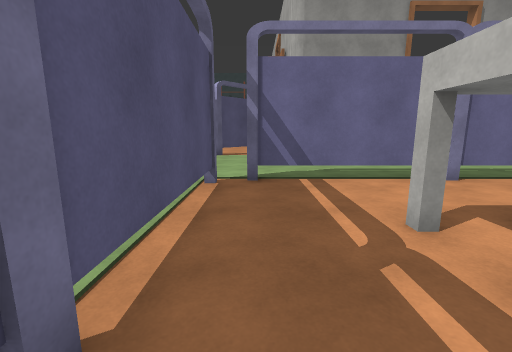
[1] (above)

20 first-person views from a walk through a scene from a Unity 3-D project. The camera is 1.4 m above the floor, tilts 10° down and sees 90° across. Doors are open. The floor is counted in squares, 1 m on a side. Each view is taken from the middle of a square. On the plan, view 1 faces up. The plan holds only what a view shows up to about 13 squares ahead; the rest is blank. The place goes on beyond the plan. The player is left out. Some animated figures are left out. Surface patterns are stand-ins for the level's own textures.

[2]
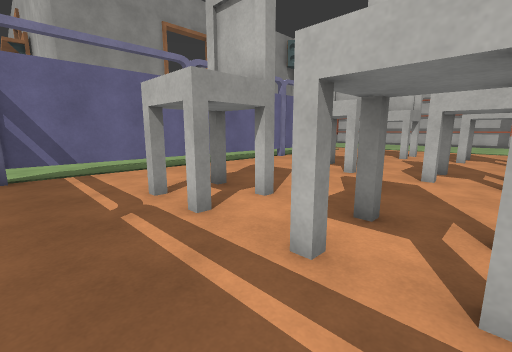

[3]
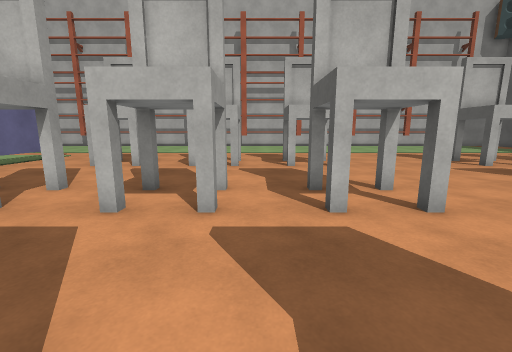

[4]
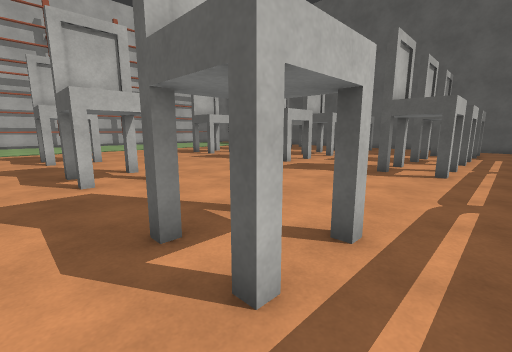

[5]
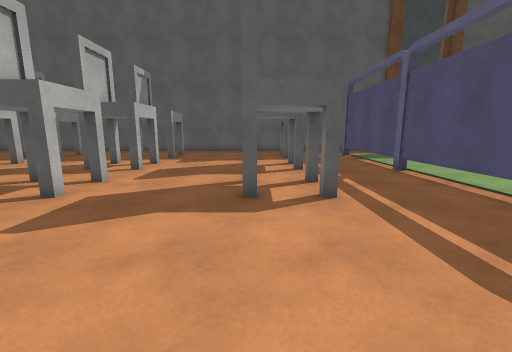

[6]
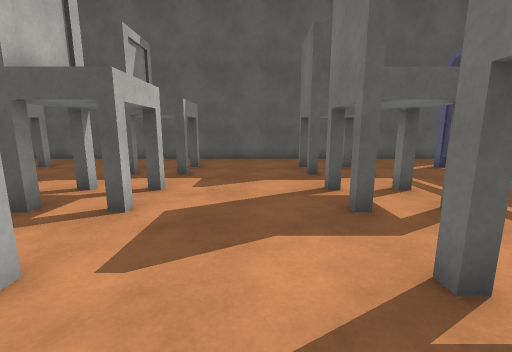

[7]
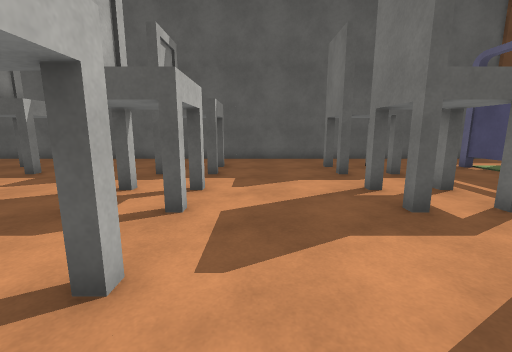

[8]
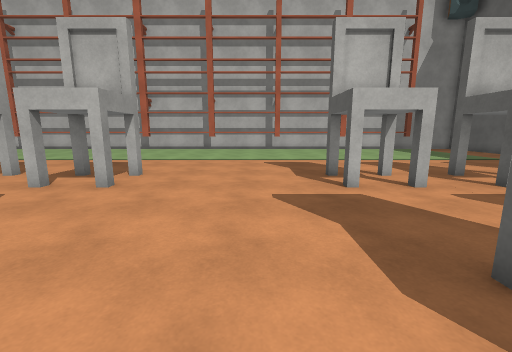

[9]
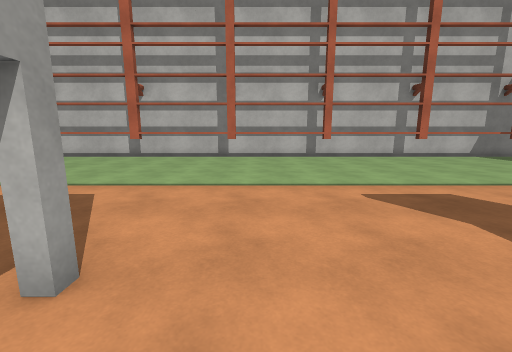

[10]
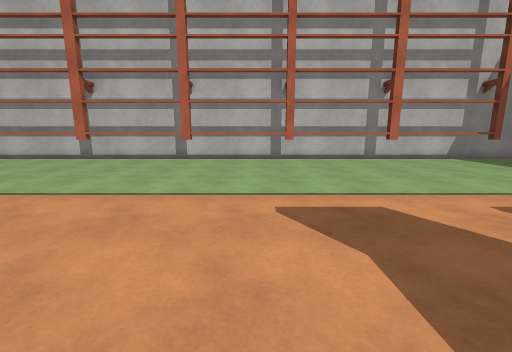

[11]
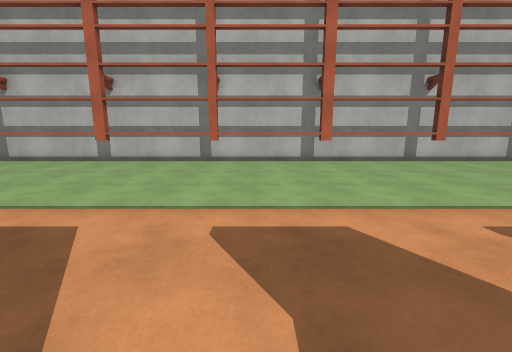

[12]
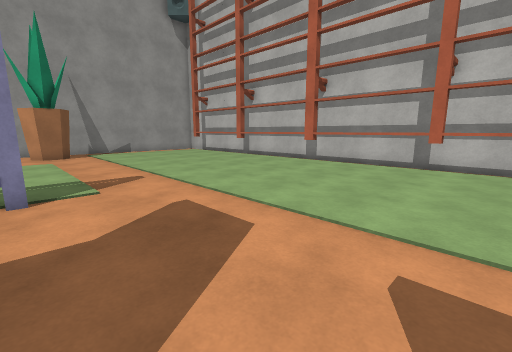

[13]
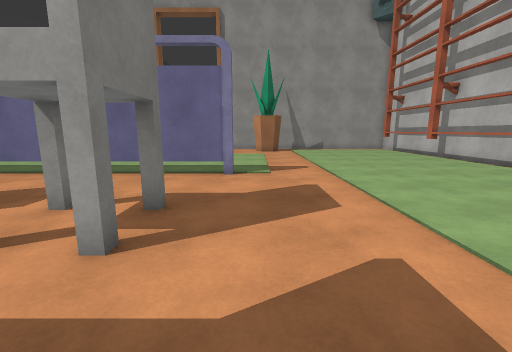

[14]
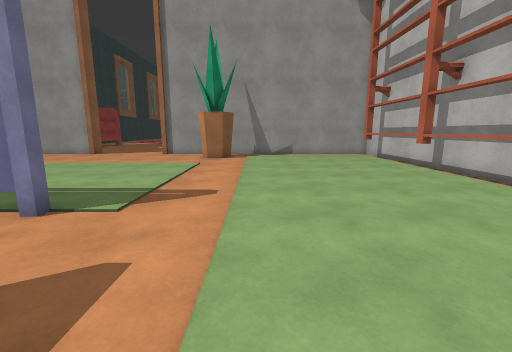

[15]
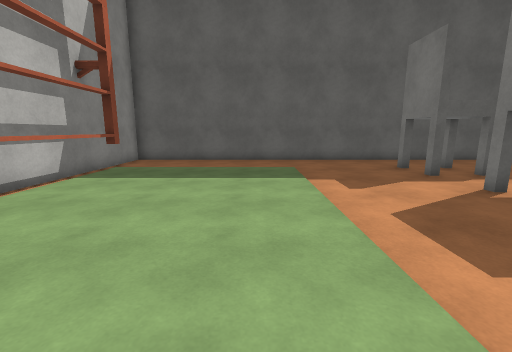

[16]
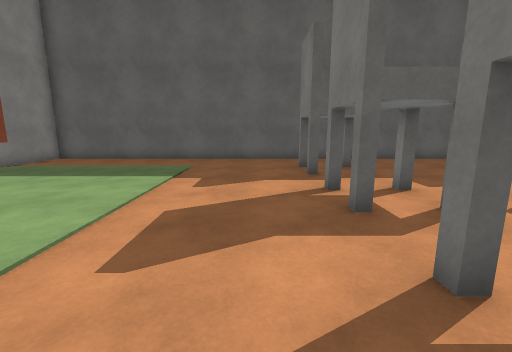

[17]
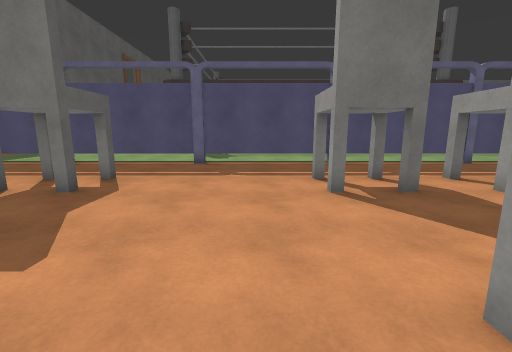

[18]
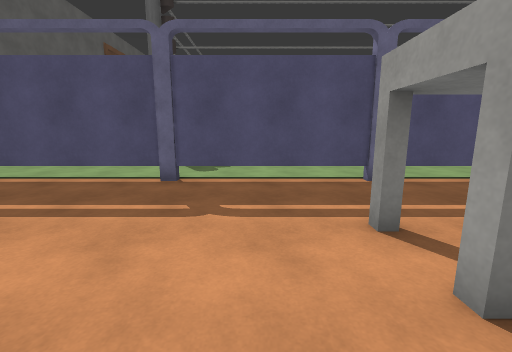

[19]
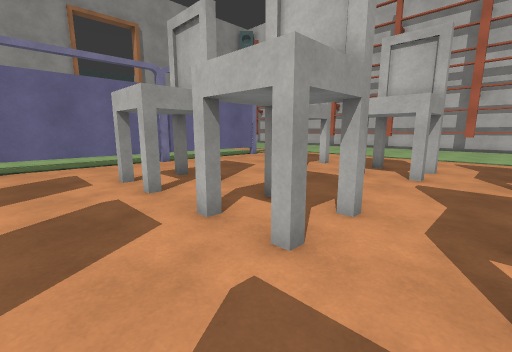

[20]
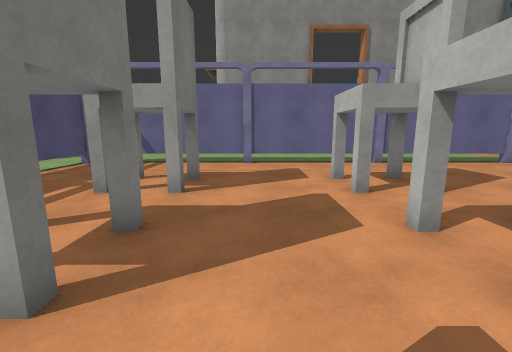

### Floor plan
Key: @ floor where view 1 was taken; # wall or solid block; x gap in a wall; . floor; T thing the floor can be seen under or through; O other object.
Columns run from 4 left of view 1 to 28 right of it. Each row starts with its distance up from view 1.
 16                ................O#
 15                ................O#
 14                 ...............O#
 13                  ..............O#
 12   ..              .............O#
 11   ....... ....    .............O#
 10    ............ ...............O#
  9    ............................O#
  8    ............  ..............O#
  7   .TxTTTTTTTTTTTTTTTTT.........O#
  6   .T...........................O#
  5   .T...........................O#
  4  ..T....O.....O.....O..........O#
  3  ..#...........................O#
  2   .#...O#....O#....O#..........O#
  1  ..#...........................O#
  0 ...#@...O.....O.....O..........O#
 -1 ...T...........................O#
 -2 ...T...O#....O#....O#..........O#
 -3  ..T...........................O#
 -4 ...T....O.....O.....O..........O#
 -5 ...T...........................O#
 -6 ...T...O#....O#....O#..........O#
 -7 ...T...........................O#
 -8 ...T...........................O#
 -9 ...T...........................O#
-10 ...T...........................O#
-11 ...T...........................O#
-12 ...T....O.....O.....O..........O#
-13 ...T...........................O#
-14 ...T...O#....O#....O#..........O#
-15 ...T...........................O#
-16 ...T....O.....O.....O..........O#
-17 ...T...........................O#
-18 ...#...O#....O#....O#..........O#
-19  ..#...........................O#
-20  ..T....O.....O.....O..........O#
-21   .T...........................O#
-22  ..T...O#....O ....O#...........#
-23 ................................#
-24 ................................#
-25  ################################

Positions as (right, up) in squares from view 1, and headings:
1: (0, 0), facing up
2: (0, -2), facing up-right
3: (4, -3), facing right
4: (1, -3), facing down-right
5: (4, -7), facing down
6: (6, -12), facing down
7: (7, -12), facing down
8: (8, -10), facing right
9: (14, -8), facing right
10: (15, -10), facing right
11: (16, 1), facing right
12: (17, 1), facing up-right
13: (18, -1), facing up
14: (21, 3), facing up
15: (22, -12), facing down
16: (18, -12), facing down
17: (10, -8), facing left
18: (6, -8), facing left
19: (6, -4), facing up-right
20: (6, -4), facing up
